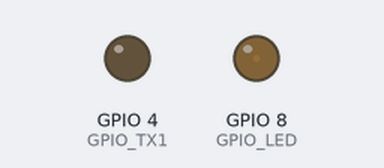
The program below on a simulated ESP32-C3. Parts: output pins drawn as LEDs (lit = HIGH). What the program prints to the serial monitor is not drawn.

Above: at 5.05 s.
At 7.15 s:
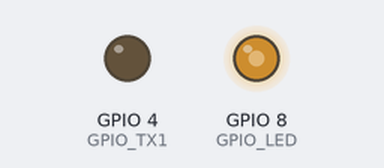
At 8.45 s:
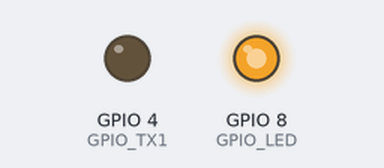
At 11.9 s:
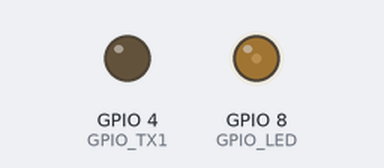
Timing chart, 0 to 15.0 s (numbered marks = the images above):
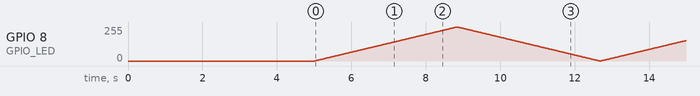

The program:

main.cpp
```cpp
#include <Arduino.h>
#include <HardwareSerial.h>

#define GPIO_RX0 20
#define GPIO_TX0 21

#define GPIO_RX1 3
#define GPIO_TX1 4

#define GPIO_LED 8

#define GPIO_ALWAYS_ON 10

#define GPIO_IN_TEST GPIO_LED

#define RX_PIN GPIO_RX1
#define TX_PIN GPIO_TX1

#define DUTY_CYCLE 255

// Default RX/TX is used by USB-CDC*, cant use it to analyze with logic analyzer (will always be high)

// override HardwareSerial::begin case UART_NUM_1: to match custom RX1/TX1
// in .platformio/packages/framework-arduinoespressif32/cores/esp32/HardwareSerial.cppHardwareSerial.cpp
// void HardwareSerial::begin(unsigned long baud, uint32_t config, int8_t rxPin, int8_t txPin, bool invert, unsigned long timeout_ms, uint8_t rxfifo_full_thrhd)

// https://support.saleae.com/protocol-analyzers/analyzer-user-guides/using-async-serial

HardwareSerial Serial2(1);

void setup()
{
    Serial.begin(115200);
    pinMode(GPIO_LED, OUTPUT);
    pinMode(GPIO_TX1, OUTPUT);

    Serial2.begin(115200);

    delay(5000);                           // delay to start serial monitor
    Serial.println("serial setup done");   // should showup in default uart/serial monitor
    Serial2.println("serial2 setup done"); // should show up in logic analyzer
}

// Blink LED
void pulseLED(int duration)
{
    digitalWrite(GPIO_LED, HIGH);
    delay(duration);
    digitalWrite(GPIO_LED, LOW);
    delay(duration);
}

void loop()
{
    Serial.printf("loop..");   // default uart/serial output
    Serial2.printf("loop2.."); // it should showup in logic analyzer (Async serial / 115200 8-N-1 / ASCII)
    //pulseLED(500);

     // increase the LED brightness
    for (int dutyCycle = 0; dutyCycle <= DUTY_CYCLE; dutyCycle++)
    {
        // changing the LED brightness with PWM
        analogWrite(GPIO_LED, dutyCycle);
        delay(15);
    }

    // decrease the LED brightness
    for (int dutyCycle = DUTY_CYCLE; dutyCycle >= 0; dutyCycle--)
    {
        // changing the LED brightness with PWM
        analogWrite(GPIO_LED, dutyCycle);
        delay(15);
    }
}
```
